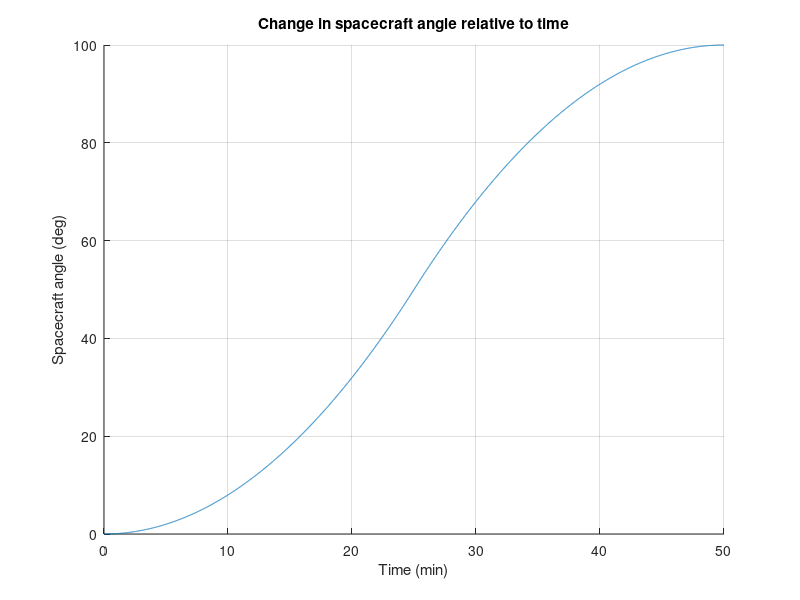

Recreate this plot in MATLAB.
%% AE 4342 - LAB 8

ans = []
for x=0:0.01:25
    y=0.08*x^2;
    ans = [ans y];
end

for x2=25.01:0.01:50
    y2=-0.08*x2^2+8*x2+0.08*25^2-150;
    ans = [ans y2];
end
x_tot = 0:0.01:50;

figure('color','white');
hold on
plot(x_tot,ans)
xlabel('Time (min)');
ylabel('Spacecraft angle (deg)');
title('Change in spacecraft angle relative to time');
grid on
